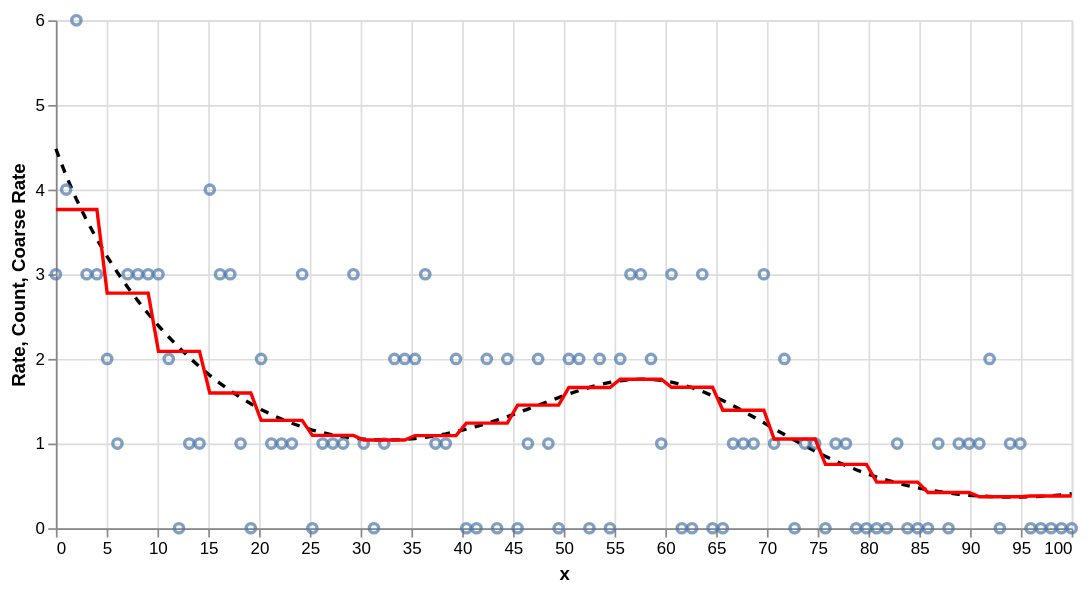

Notebook code cell kept with this figure:
### Code cell
rate = (
  alt.Chart(df_data)
  .mark_line(color='black', strokeDash=[5, 5])
  .encode(
		x=alt.X('x', title='x'),
		y=alt.Y('rate', title='Rate'),
	)
)

rate_coarse = (
  alt.Chart(df_data)
  .mark_line(color='red')
  .encode(
		x=alt.X('x', title='x'),
		y=alt.Y('rate_coarse', title='Coarse Rate'),
	)
)

count = alt.Chart(df_data).mark_point().encode(
	x=alt.X('x', title='x'),
	y=alt.Y('y', title='Count'),
)

(rate + count + rate_coarse).properties(width=600)

### Figure 1 — Vega-Lite specification as saved in the notebook (floating-point values rounded to 4 significant figures)
{"config": {"view": {"continuousWidth": 300, "continuousHeight": 300}}, "layer": [{"mark": {"type": "line", "color": "black", "strokeDash": [5, 5]}, "encoding": {"x": {"field": "x", "title": "x", "type": "quantitative"}, "y": {"field": "rate", "title": "Rate", "type": "quantitative"}}}, {"mark": {"type": "point"}, "encoding": {"x": {"field": "x", "title": "x", "type": "quantitative"}, "y": {"field": "y", "title": "Count", "type": "quantitative"}}}, {"mark": {"type": "line", "color": "red"}, "encoding": {"x": {"field": "x", "title": "x", "type": "quantitative"}, "y": {"field": "rate_coarse", "title": "Coarse Rate", "type": "quantitative"}}}], "data": {"name": "data-d16dbbb41c94eb8781e4632d536e0ef9"}, "width": 600, "$schema": "https://vega.github.io/schema/vega-lite/v5.8.0.json", "datasets": {"data-d16dbbb41c94eb8781e4632d536e0ef9": [{"x": 0.0, "log_exposure": 1.0, "log_exposure_coarse": 0.7788, "f": 0.5, "rate": 4.482, "rate_coarse": 3.764, "y": 3}, {"x": 1.01, "log_exposure": 0.9039, "log_exposure_coarse": 0.7788, "f": 0.5227, "rate": 4.165, "rate_coarse": 3.764, "y": 4}, {"x": 2.02, "log_exposure": 0.8171, "log_exposure_coarse": 0.7788, "f": 0.5403, "rate": 3.886, "rate_coarse": 3.764, "y": 6}, {"x": 3.03, "log_exposure": 0.7386, "log_exposure_coarse": 0.7788, "f": 0.5527, "rate": 3.637, "rate_coarse": 3.764, "y": 3}, {"x": 4.04, "log_exposure": 0.6676, "log_exposure_coarse": 0.7788, "f": 0.5601, "rate": 3.413, "rate_coarse": 3.764, "y": 3}, {"x": 5.051, "log_exposure": 0.6035, "log_exposure_coarse": 0.4724, "f": 0.5625, "rate": 3.209, "rate_coarse": 2.777, "y": 2}, {"x": 6.061, "log_exposure": 0.5455, "log_exposure_coarse": 0.4724, "f": 0.5602, "rate": 3.021, "rate_coarse": 2.777, "y": 1}, {"x": 7.071, "log_exposure": 0.4931, "log_exposure_coarse": 0.4724, "f": 0.5532, "rate": 2.847, "rate_coarse": 2.777, "y": 3}, {"x": 8.081, "log_exposure": 0.4457, "log_exposure_coarse": 0.4724, "f": 0.542, "rate": 2.685, "rate_coarse": 2.777, "y": 3}, {"x": 9.091, "log_exposure": 0.4029, "log_exposure_coarse": 0.4724, "f": 0.5268, "rate": 2.534, "rate_coarse": 2.777, "y": 3}, {"x": 10.1, "log_exposure": 0.3642, "log_exposure_coarse": 0.2865, "f": 0.5078, "rate": 2.392, "rate_coarse": 2.089, "y": 3}, {"x": 11.11, "log_exposure": 0.3292, "log_exposure_coarse": 0.2865, "f": 0.4855, "rate": 2.259, "rate_coarse": 2.089, "y": 2}, {"x": 12.12, "log_exposure": 0.2976, "log_exposure_coarse": 0.2865, "f": 0.4603, "rate": 2.134, "rate_coarse": 2.089, "y": 0}, {"x": 13.13, "log_exposure": 0.269, "log_exposure_coarse": 0.2865, "f": 0.4326, "rate": 2.017, "rate_coarse": 2.089, "y": 1}, {"x": 14.14, "log_exposure": 0.2431, "log_exposure_coarse": 0.2865, "f": 0.4028, "rate": 1.908, "rate_coarse": 2.089, "y": 1}, {"x": 15.15, "log_exposure": 0.2198, "log_exposure_coarse": 0.1738, "f": 0.3714, "rate": 1.806, "rate_coarse": 1.597, "y": 4}, {"x": 16.16, "log_exposure": 0.1987, "log_exposure_coarse": 0.1738, "f": 0.3388, "rate": 1.712, "rate_coarse": 1.597, "y": 3}, {"x": 17.17, "log_exposure": 0.1796, "log_exposure_coarse": 0.1738, "f": 0.3055, "rate": 1.624, "rate_coarse": 1.597, "y": 3}, {"x": 18.18, "log_exposure": 0.1623, "log_exposure_coarse": 0.1738, "f": 0.272, "rate": 1.544, "rate_coarse": 1.597, "y": 1}, {"x": 19.19, "log_exposure": 0.1467, "log_exposure_coarse": 0.1738, "f": 0.2388, "rate": 1.47, "rate_coarse": 1.597, "y": 0}, {"x": 20.2, "log_exposure": 0.1326, "log_exposure_coarse": 0.1054, "f": 0.2062, "rate": 1.403, "rate_coarse": 1.274, "y": 2}, {"x": 21.21, "log_exposure": 0.1199, "log_exposure_coarse": 0.1054, "f": 0.1748, "rate": 1.343, "rate_coarse": 1.274, "y": 1}, {"x": 22.22, "log_exposure": 0.1084, "log_exposure_coarse": 0.1054, "f": 0.1449, "rate": 1.288, "rate_coarse": 1.274, "y": 1}, {"x": 23.23, "log_exposure": 0.09796, "log_exposure_coarse": 0.1054, "f": 0.117, "rate": 1.24, "rate_coarse": 1.274, "y": 1}, {"x": 24.24, "log_exposure": 0.08855, "log_exposure_coarse": 0.1054, "f": 0.09141, "rate": 1.197, "rate_coarse": 1.274, "y": 3}, {"x": 25.25, "log_exposure": 0.08004, "log_exposure_coarse": 0.06393, "f": 0.06845, "rate": 1.16, "rate_coarse": 1.097, "y": 0}, {"x": 26.26, "log_exposure": 0.07235, "log_exposure_coarse": 0.06393, "f": 0.04843, "rate": 1.128, "rate_coarse": 1.097, "y": 1}, {"x": 27.27, "log_exposure": 0.0654, "log_exposure_coarse": 0.06393, "f": 0.03161, "rate": 1.102, "rate_coarse": 1.097, "y": 1}, {"x": 28.28, "log_exposure": 0.05911, "log_exposure_coarse": 0.06393, "f": 0.01822, "rate": 1.08, "rate_coarse": 1.097, "y": 1}, {"x": 29.29, "log_exposure": 0.05343, "log_exposure_coarse": 0.06393, "f": 0.008411, "rate": 1.064, "rate_coarse": 1.097, "y": 3}, {"x": 30.3, "log_exposure": 0.0483, "log_exposure_coarse": 0.03877, "f": 0.002319, "rate": 1.052, "rate_coarse": 1.042, "y": 1}, {"x": 31.31, "log_exposure": 0.04366, "log_exposure_coarse": 0.03877, "f": 1.981e-05, "rate": 1.045, "rate_coarse": 1.042, "y": 0}, {"x": 32.32, "log_exposure": 0.03947, "log_exposure_coarse": 0.03877, "f": 0.001542, "rate": 1.042, "rate_coarse": 1.042, "y": 1}, {"x": 33.33, "log_exposure": 0.03567, "log_exposure_coarse": 0.03877, "f": 0.006867, "rate": 1.043, "rate_coarse": 1.042, "y": 2}, {"x": 34.34, "log_exposure": 0.03225, "log_exposure_coarse": 0.03877, "f": 0.01593, "rate": 1.049, "rate_coarse": 1.042, "y": 2}, {"x": 35.35, "log_exposure": 0.02915, "log_exposure_coarse": 0.02352, "f": 0.0286, "rate": 1.059, "rate_coarse": 1.094, "y": 2}, {"x": 36.36, "log_exposure": 0.02635, "log_exposure_coarse": 0.02352, "f": 0.04474, "rate": 1.074, "rate_coarse": 1.094, "y": 3}, {"x": 37.37, "log_exposure": 0.02382, "log_exposure_coarse": 0.02352, "f": 0.06412, "rate": 1.092, "rate_coarse": 1.094, "y": 1}, {"x": 38.38, "log_exposure": 0.02153, "log_exposure_coarse": 0.02352, "f": 0.08651, "rate": 1.114, "rate_coarse": 1.094, "y": 1}, {"x": 39.39, "log_exposure": 0.01946, "log_exposure_coarse": 0.02352, "f": 0.1116, "rate": 1.14, "rate_coarse": 1.094, "y": 2}, {"x": 40.4, "log_exposure": 0.01759, "log_exposure_coarse": 0.01426, "f": 0.1391, "rate": 1.17, "rate_coarse": 1.242, "y": 0}, {"x": 41.41, "log_exposure": 0.0159, "log_exposure_coarse": 0.01426, "f": 0.1686, "rate": 1.203, "rate_coarse": 1.242, "y": 0}, {"x": 42.42, "log_exposure": 0.01437, "log_exposure_coarse": 0.01426, "f": 0.1997, "rate": 1.239, "rate_coarse": 1.242, "y": 2}, {"x": 43.43, "log_exposure": 0.01299, "log_exposure_coarse": 0.01426, "f": 0.2321, "rate": 1.278, "rate_coarse": 1.242, "y": 0}, {"x": 44.44, "log_exposure": 0.01174, "log_exposure_coarse": 0.01426, "f": 0.2652, "rate": 1.319, "rate_coarse": 1.242, "y": 2}, {"x": 45.45, "log_exposure": 0.01062, "log_exposure_coarse": 0.008652, "f": 0.2987, "rate": 1.363, "rate_coarse": 1.454, "y": 0}, {"x": 46.46, "log_exposure": 0.009595, "log_exposure_coarse": 0.008652, "f": 0.3321, "rate": 1.407, "rate_coarse": 1.454, "y": 1}, {"x": 47.47, "log_exposure": 0.008674, "log_exposure_coarse": 0.008652, "f": 0.3648, "rate": 1.453, "rate_coarse": 1.454, "y": 2}, {"x": 48.48, "log_exposure": 0.00784, "log_exposure_coarse": 0.008652, "f": 0.3965, "rate": 1.498, "rate_coarse": 1.454, "y": 1}, {"x": 49.49, "log_exposure": 0.007087, "log_exposure_coarse": 0.008652, "f": 0.4267, "rate": 1.543, "rate_coarse": 1.454, "y": 0}, {"x": 50.51, "log_exposure": 0.006406, "log_exposure_coarse": 0.005248, "f": 0.4549, "rate": 1.586, "rate_coarse": 1.662, "y": 2}, {"x": 51.52, "log_exposure": 0.005791, "log_exposure_coarse": 0.005248, "f": 0.4806, "rate": 1.626, "rate_coarse": 1.662, "y": 2}, {"x": 52.53, "log_exposure": 0.005234, "log_exposure_coarse": 0.005248, "f": 0.5035, "rate": 1.663, "rate_coarse": 1.662, "y": 0}, {"x": 53.54, "log_exposure": 0.004731, "log_exposure_coarse": 0.005248, "f": 0.5232, "rate": 1.695, "rate_coarse": 1.662, "y": 2}, {"x": 54.55, "log_exposure": 0.004277, "log_exposure_coarse": 0.005248, "f": 0.5392, "rate": 1.722, "rate_coarse": 1.662, "y": 0}, {"x": 55.56, "log_exposure": 0.003866, "log_exposure_coarse": 0.003183, "f": 0.5513, "rate": 1.742, "rate_coarse": 1.76, "y": 2}, {"x": 56.57, "log_exposure": 0.003494, "log_exposure_coarse": 0.003183, "f": 0.5591, "rate": 1.755, "rate_coarse": 1.76, "y": 3}, {"x": 57.58, "log_exposure": 0.003159, "log_exposure_coarse": 0.003183, "f": 0.5624, "rate": 1.76, "rate_coarse": 1.76, "y": 3}, {"x": 58.59, "log_exposure": 0.002855, "log_exposure_coarse": 0.003183, "f": 0.561, "rate": 1.757, "rate_coarse": 1.76, "y": 2}, {"x": 59.6, "log_exposure": 0.002581, "log_exposure_coarse": 0.003183, "f": 0.5546, "rate": 1.746, "rate_coarse": 1.76, "y": 1}, {"x": 60.61, "log_exposure": 0.002333, "log_exposure_coarse": 0.00193, "f": 0.5432, "rate": 1.726, "rate_coarse": 1.665, "y": 3}, {"x": 61.62, "log_exposure": 0.002109, "log_exposure_coarse": 0.00193, "f": 0.5267, "rate": 1.697, "rate_coarse": 1.665, "y": 0}, {"x": 62.63, "log_exposure": 0.001906, "log_exposure_coarse": 0.00193, "f": 0.505, "rate": 1.66, "rate_coarse": 1.665, "y": 0}, {"x": 63.64, "log_exposure": 0.001723, "log_exposure_coarse": 0.00193, "f": 0.4783, "rate": 1.616, "rate_coarse": 1.665, "y": 3}, {"x": 64.65, "log_exposure": 0.001558, "log_exposure_coarse": 0.00193, "f": 0.4465, "rate": 1.565, "rate_coarse": 1.665, "y": 0}, {"x": 65.66, "log_exposure": 0.001408, "log_exposure_coarse": 0.001171, "f": 0.4098, "rate": 1.509, "rate_coarse": 1.394, "y": 0}, {"x": 66.67, "log_exposure": 0.001273, "log_exposure_coarse": 0.001171, "f": 0.3684, "rate": 1.447, "rate_coarse": 1.394, "y": 1}, {"x": 67.68, "log_exposure": 0.00115, "log_exposure_coarse": 0.001171, "f": 0.3225, "rate": 1.382, "rate_coarse": 1.394, "y": 1}, {"x": 68.69, "log_exposure": 0.00104, "log_exposure_coarse": 0.001171, "f": 0.2724, "rate": 1.315, "rate_coarse": 1.394, "y": 1}, {"x": 69.7, "log_exposure": 0.0009399, "log_exposure_coarse": 0.001171, "f": 0.2185, "rate": 1.245, "rate_coarse": 1.394, "y": 3}, {"x": 70.71, "log_exposure": 0.0008496, "log_exposure_coarse": 0.0007102, "f": 0.161, "rate": 1.176, "rate_coarse": 1.054, "y": 1}, {"x": 71.72, "log_exposure": 0.000768, "log_exposure_coarse": 0.0007102, "f": 0.1004, "rate": 1.106, "rate_coarse": 1.054, "y": 2}, {"x": 72.73, "log_exposure": 0.0006942, "log_exposure_coarse": 0.0007102, "f": 0.03712, "rate": 1.039, "rate_coarse": 1.054, "y": 0}, {"x": 73.74, "log_exposure": 0.0006275, "log_exposure_coarse": 0.0007102, "f": -0.02833, "rate": 0.9727, "rate_coarse": 1.054, "y": 1}, {"x": 74.75, "log_exposure": 0.0005672, "log_exposure_coarse": 0.0007102, "f": -0.09547, "rate": 0.9095, "rate_coarse": 1.054, "y": 1}, {"x": 75.76, "log_exposure": 0.0005127, "log_exposure_coarse": 0.0004307, "f": -0.1638, "rate": 0.8494, "rate_coarse": 0.754, "y": 0}, {"x": 76.77, "log_exposure": 0.0004635, "log_exposure_coarse": 0.0004307, "f": -0.2327, "rate": 0.7927, "rate_coarse": 0.754, "y": 1}, {"x": 77.78, "log_exposure": 0.0004189, "log_exposure_coarse": 0.0004307, "f": -0.3018, "rate": 0.7398, "rate_coarse": 0.754, "y": 1}, {"x": 78.79, "log_exposure": 0.0003787, "log_exposure_coarse": 0.0004307, "f": -0.3703, "rate": 0.6908, "rate_coarse": 0.754, "y": 0}, {"x": 79.8, "log_exposure": 0.0003423, "log_exposure_coarse": 0.0004307, "f": -0.4378, "rate": 0.6457, "rate_coarse": 0.754, "y": 0}, {"x": 80.81, "log_exposure": 0.0003094, "log_exposure_coarse": 0.0002613, "f": -0.5037, "rate": 0.6045, "rate_coarse": 0.544, "y": 0}, {"x": 81.82, "log_exposure": 0.0002797, "log_exposure_coarse": 0.0002613, "f": -0.5675, "rate": 0.5671, "rate_coarse": 0.544, "y": 0}, {"x": 82.83, "log_exposure": 0.0002528, "log_exposure_coarse": 0.0002613, "f": -0.6286, "rate": 0.5335, "rate_coarse": 0.544, "y": 1}, {"x": 83.84, "log_exposure": 0.0002285, "log_exposure_coarse": 0.0002613, "f": -0.6865, "rate": 0.5035, "rate_coarse": 0.544, "y": 0}, {"x": 84.85, "log_exposure": 0.0002066, "log_exposure_coarse": 0.0002613, "f": -0.7407, "rate": 0.4769, "rate_coarse": 0.544, "y": 0}, {"x": 85.86, "log_exposure": 0.0001867, "log_exposure_coarse": 0.0001585, "f": -0.7908, "rate": 0.4536, "rate_coarse": 0.4223, "y": 0}, {"x": 86.87, "log_exposure": 0.0001688, "log_exposure_coarse": 0.0001585, "f": -0.8363, "rate": 0.4334, "rate_coarse": 0.4223, "y": 1}, {"x": 87.88, "log_exposure": 0.0001526, "log_exposure_coarse": 0.0001585, "f": -0.8768, "rate": 0.4162, "rate_coarse": 0.4223, "y": 0}, {"x": 88.89, "log_exposure": 0.0001379, "log_exposure_coarse": 0.0001585, "f": -0.9121, "rate": 0.4017, "rate_coarse": 0.4223, "y": 1}, {"x": 89.9, "log_exposure": 0.0001247, "log_exposure_coarse": 0.0001585, "f": -0.9417, "rate": 0.39, "rate_coarse": 0.4223, "y": 1}, {"x": 90.91, "log_exposure": 0.0001127, "log_exposure_coarse": 9.611e-05, "f": -0.9654, "rate": 0.3809, "rate_coarse": 0.3714, "y": 1}, {"x": 91.92, "log_exposure": 0.0001019, "log_exposure_coarse": 9.611e-05, "f": -0.9831, "rate": 0.3742, "rate_coarse": 0.3714, "y": 2}, {"x": 92.93, "log_exposure": 9.207e-05, "log_exposure_coarse": 9.611e-05, "f": -0.9946, "rate": 0.3699, "rate_coarse": 0.3714, "y": 0}, {"x": 93.94, "log_exposure": 8.323e-05, "log_exposure_coarse": 9.611e-05, "f": -0.9997, "rate": 0.368, "rate_coarse": 0.3714, "y": 1}, {"x": 94.95, "log_exposure": 7.523e-05, "log_exposure_coarse": 9.611e-05, "f": -0.9985, "rate": 0.3685, "rate_coarse": 0.3714, "y": 1}, {"x": 95.96, "log_exposure": 6.8e-05, "log_exposure_coarse": 5.829e-05, "f": -0.9909, "rate": 0.3713, "rate_coarse": 0.3802, "y": 0}, {"x": 96.97, "log_exposure": 6.147e-05, "log_exposure_coarse": 5.829e-05, "f": -0.977, "rate": 0.3765, "rate_coarse": 0.3802, "y": 0}, {"x": 97.98, "log_exposure": 5.556e-05, "log_exposure_coarse": 5.829e-05, "f": -0.9569, "rate": 0.3841, "rate_coarse": 0.3802, "y": 0}, {"x": 98.99, "log_exposure": 5.023e-05, "log_exposure_coarse": 5.829e-05, "f": -0.9308, "rate": 0.3942, "rate_coarse": 0.3802, "y": 0}, {"x": 100.0, "log_exposure": 4.54e-05, "log_exposure_coarse": 5.829e-05, "f": -0.899, "rate": 0.407, "rate_coarse": 0.3802, "y": 0}]}}
